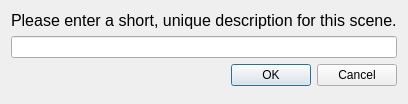
<?xml version="1.0" encoding="UTF-8"?>
<ui version="4.0">
 <class>Dialog</class>
 <widget class="QDialog" name="Dialog">
  <property name="geometry">
   <rect>
    <x>0</x>
    <y>0</y>
    <width>405</width>
    <height>104</height>
   </rect>
  </property>
  <property name="windowTitle">
   <string>Add To Queue</string>
  </property>
  <layout class="QVBoxLayout" name="verticalLayout">
   <item>
    <spacer name="verticalSpacer">
     <property name="orientation">
      <enum>Qt::Vertical</enum>
     </property>
     <property name="sizeHint" stdset="0">
      <size>
       <width>20</width>
       <height>40</height>
      </size>
     </property>
    </spacer>
   </item>
   <item>
    <widget class="QLabel" name="label">
     <property name="font">
      <font>
       <pointsize>12</pointsize>
      </font>
     </property>
     <property name="text">
      <string>Please enter a short, unique description for this scene.</string>
     </property>
    </widget>
   </item>
   <item>
    <widget class="QLineEdit" name="line_description">
     <property name="text">
      <string/>
     </property>
    </widget>
   </item>
   <item>
    <widget class="QDialogButtonBox" name="buttonBox">
     <property name="orientation">
      <enum>Qt::Horizontal</enum>
     </property>
     <property name="standardButtons">
      <set>QDialogButtonBox::Cancel|QDialogButtonBox::Ok</set>
     </property>
    </widget>
   </item>
   <item>
    <spacer name="verticalSpacer_2">
     <property name="orientation">
      <enum>Qt::Vertical</enum>
     </property>
     <property name="sizeType">
      <enum>QSizePolicy::Maximum</enum>
     </property>
     <property name="sizeHint" stdset="0">
      <size>
       <width>20</width>
       <height>120</height>
      </size>
     </property>
    </spacer>
   </item>
  </layout>
 </widget>
 <resources/>
 <connections>
  <connection>
   <sender>buttonBox</sender>
   <signal>accepted()</signal>
   <receiver>Dialog</receiver>
   <slot>accept()</slot>
   <hints>
    <hint type="sourcelabel">
     <x>257</x>
     <y>88</y>
    </hint>
    <hint type="destinationlabel">
     <x>157</x>
     <y>274</y>
    </hint>
   </hints>
  </connection>
  <connection>
   <sender>buttonBox</sender>
   <signal>rejected()</signal>
   <receiver>Dialog</receiver>
   <slot>reject()</slot>
   <hints>
    <hint type="sourcelabel">
     <x>325</x>
     <y>88</y>
    </hint>
    <hint type="destinationlabel">
     <x>286</x>
     <y>274</y>
    </hint>
   </hints>
  </connection>
 </connections>
</ui>
